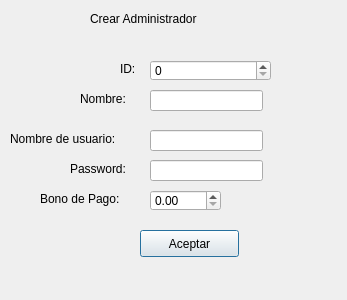
<?xml version="1.0" encoding="UTF-8"?>
<ui version="4.0">
 <class>adding_admin</class>
 <widget class="QDialog" name="adding_admin">
  <property name="geometry">
   <rect>
    <x>0</x>
    <y>0</y>
    <width>347</width>
    <height>300</height>
   </rect>
  </property>
  <property name="windowTitle">
   <string>Dialog</string>
  </property>
  <widget class="QLineEdit" name="line_password">
   <property name="geometry">
    <rect>
     <x>150</x>
     <y>160</y>
     <width>113</width>
     <height>21</height>
    </rect>
   </property>
  </widget>
  <widget class="QLabel" name="label_2">
   <property name="geometry">
    <rect>
     <x>80</x>
     <y>90</y>
     <width>67</width>
     <height>17</height>
    </rect>
   </property>
   <property name="text">
    <string>Nombre:</string>
   </property>
  </widget>
  <widget class="QLineEdit" name="line_nombre">
   <property name="geometry">
    <rect>
     <x>150</x>
     <y>90</y>
     <width>113</width>
     <height>21</height>
    </rect>
   </property>
  </widget>
  <widget class="QLabel" name="label">
   <property name="geometry">
    <rect>
     <x>120</x>
     <y>60</y>
     <width>67</width>
     <height>17</height>
    </rect>
   </property>
   <property name="text">
    <string>ID: </string>
   </property>
  </widget>
  <widget class="QPushButton" name="pushButton_2">
   <property name="geometry">
    <rect>
     <x>140</x>
     <y>230</y>
     <width>99</width>
     <height>27</height>
    </rect>
   </property>
   <property name="text">
    <string>Aceptar</string>
   </property>
  </widget>
  <widget class="QLabel" name="label_5">
   <property name="geometry">
    <rect>
     <x>40</x>
     <y>190</y>
     <width>101</width>
     <height>17</height>
    </rect>
   </property>
   <property name="text">
    <string>Bono de Pago:</string>
   </property>
  </widget>
  <widget class="QLabel" name="label_3">
   <property name="geometry">
    <rect>
     <x>10</x>
     <y>130</y>
     <width>141</width>
     <height>17</height>
    </rect>
   </property>
   <property name="text">
    <string>Nombre de usuario:</string>
   </property>
  </widget>
  <widget class="QLabel" name="label_4">
   <property name="geometry">
    <rect>
     <x>70</x>
     <y>160</y>
     <width>81</width>
     <height>17</height>
    </rect>
   </property>
   <property name="text">
    <string>Password:</string>
   </property>
  </widget>
  <widget class="QLineEdit" name="line_usuario">
   <property name="geometry">
    <rect>
     <x>150</x>
     <y>130</y>
     <width>113</width>
     <height>21</height>
    </rect>
   </property>
  </widget>
  <widget class="QLabel" name="label_7">
   <property name="geometry">
    <rect>
     <x>90</x>
     <y>10</y>
     <width>201</width>
     <height>17</height>
    </rect>
   </property>
   <property name="text">
    <string>Crear Administrador</string>
   </property>
  </widget>
  <widget class="QDoubleSpinBox" name="sp_bonus">
   <property name="geometry">
    <rect>
     <x>150</x>
     <y>190</y>
     <width>71</width>
     <height>21</height>
    </rect>
   </property>
  </widget>
  <widget class="QSpinBox" name="sp_id">
   <property name="geometry">
    <rect>
     <x>150</x>
     <y>60</y>
     <width>121</width>
     <height>21</height>
    </rect>
   </property>
  </widget>
 </widget>
 <resources/>
 <connections/>
</ui>
